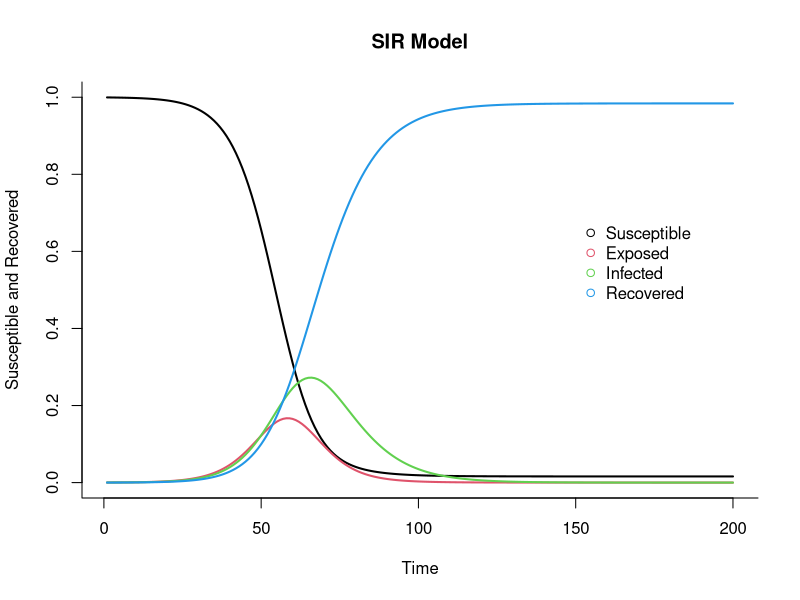
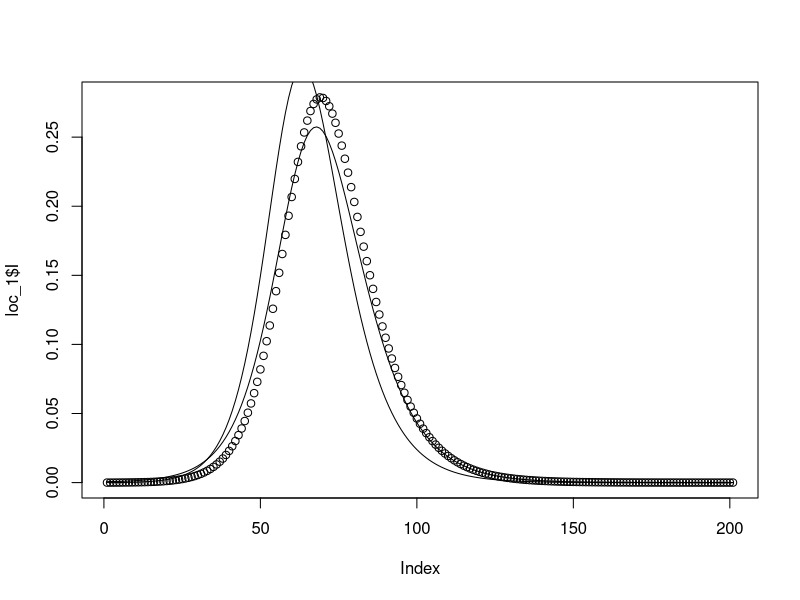

Reproduce these figures in R, in order.


#test a small matrix 
vec <- c(2,1,2,8,7,8,0,2,1)
M1 <- matrix(t(vec), nrow=3,ncol=3)
M1 <- M1*1000
#OD matrix
M1




# parameters
zone0_infected <- 10 # number of initial infected cases
zone0_id <- 1 # the id of the location where the initial infected cases appeared (this one is in Shinjuku)
beta <- 0.3 # the parameter controlling how often a susceptible-infected contact results in a new exposure
gamma <- 0.1 # the rate an infected recovers and moves into the resistant phase (1/Recovery_Time)
sigma <- 0.2 # the rate at which an exposed person becomes infective (1/Incubation_Time)
OD <- M1 # load the OD matrix



N_k <- rowSums(M1) # population for each cell
N_k_sum <- sum(N_k) # total population simulated

locs_len <- length(N_k) # number of cells simulated
max_sim <- 500 # maximum number of day simulated



# set up parameters for each cell
beta_vec <- rep(beta, locs_len) # same transmission rate at each cell
sigma_vec <- rep(sigma, locs_len) # same incubation-infectious transition rate at each cell
gamma_vec <- rep(gamma, locs_len) # same recovery rate at each cell


# set up the SEIR matrix
SEIR <- matrix(nrow = locs_len, ncol = 4) # initiate an empty SEIR matrix
colnames(SEIR) <- c("S", "E", "I", "R") # rename the vectors
SEIR[, "S"] <- N_k # assign the number of susceptible people in each cell
SEIR[, "E"] <- 0 # assign the number of exposed people in each cell
SEIR[, "I"] <- 0 # assign the number of infected people in each cell
SEIR[, "R"] <- 0 # assign the number of recovered people in each cell

SEIR






N_k_id <- c(1,2,3)

# first infection
first_infections <- (N_k_id == zone0_id) * zone0_infected
first_infections
# update the SEIR matrix
SEIR[, "S"] <- SEIR[, "S"] - first_infections
SEIR[, "I"] <- SEIR[, "I"] + first_infections

SEIR
# row normalize the SEIR matrix for keeping track of group proportions
SEIR_n <- SEIR / rowSums(SEIR)
SEIR_n[is.na(SEIR_n)] <- 0


# make copy of the SEIR matrix
SEIR_sim <- SEIR
SEIR_nsim <- SEIR_n

SEIR_n


# New Exposed
infected_mat <- replicate(locs_len, SEIR_nsim[, "I"])
OD_infected <- round(OD * infected_mat) # people who are infected that travel to other locations
OD_infected

inflow_infected <- colSums(OD_infected)
inflow_infected
total_inflow_infected <- sum(inflow_infected)
print(paste0("Total infected inflow: ", total_inflow_infected))


new_exposed <-
  beta_vec * SEIR_sim[, "S"] * inflow_infected / (N_k + colSums(OD)) + # exposed by contacting with imported infected cases
  beta_vec * SEIR_sim[, "S"] * SEIR_sim[, "I"] / N_k # exposed by contacting with local infected cases
new_exposed[is.na(new_exposed)] <- 0
total_new_exposed <- round(sum(new_exposed))
print(paste0("New exposed: ", total_new_exposed))
new_exposed <- ifelse(new_exposed > SEIR_sim[, "S"], SEIR_sim[, "S"], new_exposed) # make sure the N exposed is not bigger than N susceptible



# New I
new_infected <- sigma_vec * SEIR_sim[, "E"]
total_new_infected <- round(sum(new_infected, na.rm = T))
print(paste0("New infected: ", total_new_infected))

# New R
new_recovered <- gamma_vec * SEIR_sim[, "I"]
total_new_recovered <- round(sum(new_recovered, na.rm = T))
print(paste0("New recovered: ", total_new_recovered))
SEIR_sim[, "S"] <- SEIR_sim[, "S"] - new_exposed
SEIR_sim[, "E"] <- SEIR_sim[, "E"] + new_exposed - new_infected
SEIR_sim[, "I"] <- SEIR_sim[, "I"] + new_infected - new_recovered
SEIR_sim[, "R"] <- SEIR_sim[, "R"] + new_recovered
SEIR_sim <- ifelse(SEIR_sim < 0, 0, SEIR_sim)

# recompute the normalized SEIR matrix
SEIR_nsim <- SEIR_sim / rowSums(SEIR_sim)
SEIR_nsim[is.na(SEIR_nsim)] <- 0
S <- sum(SEIR_sim[, "S"]) / N_k_sum
E <- sum(SEIR_sim[, "E"]) / N_k_sum
I <- sum(SEIR_sim[, "I"]) / N_k_sum
R <- sum(SEIR_sim[, "R"]) / N_k_sum

SEIR_sim












######################## TRY LOOP



#test a small matrix 
vec <- c(2,1,2,8,7,8,0,2,1)

#random
#vec <- sample(10,9)
M1 <- matrix(t(vec), nrow=3,ncol=3)
M1 <- M1*1000
#OD matrix
M1




# parameters
zone0_infected <- 10 # number of initial infected cases
zone0_id <- 3 # the id of the location where the initial infected cases appeared (this one is in Shinjuku)
beta <- 0.3 # the parameter controlling how often a susceptible-infected contact results in a new exposure
gamma <- 0.1 # the rate an infected recovers and moves into the resistant phase (1/Recovery_Time)
sigma <- 0.2 # the rate at which an exposed person becomes infective (1/Incubation_Time)
max_sim <- 200 # maximum number of day simulated
OD <- M1 # load the OD matrix



N_k <- rowSums(M1) # population for each cell
N_k_sum <- sum(N_k) # total population simulated

locs_len <- length(N_k) # number of cells simulated


# set up parameters for each cell
beta_vec <- rep(beta, locs_len) # same transmission rate at each cell
sigma_vec <- rep(sigma, locs_len) # same incubation-infectious transition rate at each cell
gamma_vec <- rep(gamma, locs_len) # same recovery rate at each cell


# set up the SEIR matrix
SEIR <- matrix(nrow = locs_len, ncol = 4) # initiate an empty SEIR matrix
colnames(SEIR) <- c("S", "E", "I", "R") # rename the vectors
SEIR[, "S"] <- N_k # assign the number of susceptible people in each cell
SEIR[, "E"] <- 0 # assign the number of exposed people in each cell
SEIR[, "I"] <- 0 # assign the number of infected people in each cell
SEIR[, "R"] <- 0 # assign the number of recovered people in each cell

SEIR




N_k_id <- seq(1,locs_len,1)

# first infection
first_infections <- (N_k_id == zone0_id) * zone0_infected
first_infections
# update the SEIR matrix
SEIR[, "S"] <- SEIR[, "S"] - first_infections
SEIR[, "I"] <- SEIR[, "I"] + first_infections

SEIR
# row normalize the SEIR matrix for keeping track of group proportions
SEIR_n <- SEIR / rowSums(SEIR)
SEIR_n[is.na(SEIR_n)] <- 0


# make copy of the SEIR matrix
SEIR_sim <- SEIR
SEIR_nsim <- SEIR_n

SEIR_sim
SEIR_nsim


#store results
SEIR_list <- list(SEIR_nsim)
S_list <- c()
E_list <- c()
I_list <- c()
R_list <- c()

for(i in 1:max_sim){
  # New Exposed
  
  
  infected_mat <- replicate(locs_len, SEIR_nsim[, "I"])
  OD_infected <- round(OD * infected_mat) # people who are infected that travel to other locations
  OD_infected
  
  inflow_infected <- colSums(OD_infected)
  inflow_infected
  total_inflow_infected <- sum(inflow_infected)
  print(paste0("Total infected inflow: ", total_inflow_infected))
  
  
  new_exposed <-
    beta_vec * SEIR_sim[, "S"] * inflow_infected / (N_k + colSums(OD)) + # exposed by contacting with imported infected cases
    beta_vec * SEIR_sim[, "S"] * SEIR_sim[, "I"] / N_k # exposed by contacting with local infected cases
  new_exposed[is.na(new_exposed)] <- 0
  total_new_exposed <- round(sum(new_exposed))
  print(paste0("New exposed: ", total_new_exposed))
  new_exposed <- ifelse(new_exposed > SEIR_sim[, "S"], SEIR_sim[, "S"], new_exposed) # make sure the N exposed is not bigger than N susceptible
  
  
  
  # New I
  new_infected <- sigma_vec * SEIR_sim[, "E"]
  total_new_infected <- round(sum(new_infected, na.rm = T))
  print(paste0("New infected: ", total_new_infected))
  
  # New R
  new_recovered <- gamma_vec * SEIR_sim[, "I"]
  total_new_recovered <- round(sum(new_recovered, na.rm = T))
  print(paste0("New recovered: ", total_new_recovered))
  SEIR_sim[, "S"] <- SEIR_sim[, "S"] - new_exposed
  SEIR_sim[, "E"] <- SEIR_sim[, "E"] + new_exposed - new_infected
  SEIR_sim[, "I"] <- SEIR_sim[, "I"] + new_infected - new_recovered
  SEIR_sim[, "R"] <- SEIR_sim[, "R"] + new_recovered
  SEIR_sim <- ifelse(SEIR_sim < 0, 0, SEIR_sim)
  
  # recompute the normalized SEIR matrix
  SEIR_nsim <- SEIR_sim / rowSums(SEIR_sim)
  SEIR_nsim[is.na(SEIR_nsim)] <- 0
  S <- sum(SEIR_sim[, "S"]) / N_k_sum
  E <- sum(SEIR_sim[, "E"]) / N_k_sum
  I <- sum(SEIR_sim[, "I"]) / N_k_sum
  R <- sum(SEIR_sim[, "R"]) / N_k_sum
  
  
  #store
  S_list <- c(S_list,S)
  E_list <- c(E_list,E)
  I_list <- c(I_list,I)
  R_list <- c(R_list,R)
  
  SEIR_list[[i+1]] <- SEIR_nsim
}

SEIR_tot <- data.frame(S_list,E_list,I_list,R_list)
SEIR_tot
## Plot


times <- seq(1,length(SEIR_tot$S_list),1)
###PLOTTING
matplot(x = times, y = SEIR_tot, type = "l",
        xlab = "Time", ylab = "Susceptible and Recovered", main = "SIR Model",
        lwd = 2, lty = 1, bty = "l", col = 1:4)

## Add legend
legend(150, 0.7, c("Susceptible",'Exposed', "Infected", "Recovered"), pch = 1, col = 1:4, bty = "n")





##EXPLORING SEIR_list
round(SEIR_list[[50]],4)

##FUnction that extract single location values
Extract_SEIR <- function(SEIR_list, locat){
  RES <- matrix(NA,length(SEIR_list),4)
  colnames(RES) <- c('S','E','I','R')
  
  for (el in colnames(RES)){
    for(i in 1:length(SEIR_list)){
      RES[i,el] <- SEIR_list[[i]][locat,el][[1]]
    }
  } 
  return(data.frame(RES))
}

loc_1 <- Extract_SEIR(SEIR_list,1)
loc_2 <- Extract_SEIR(SEIR_list,2)
loc_3 <- Extract_SEIR(SEIR_list,3)

plot(loc_1$I)
lines(loc_2$I)
lines(loc_3$I)